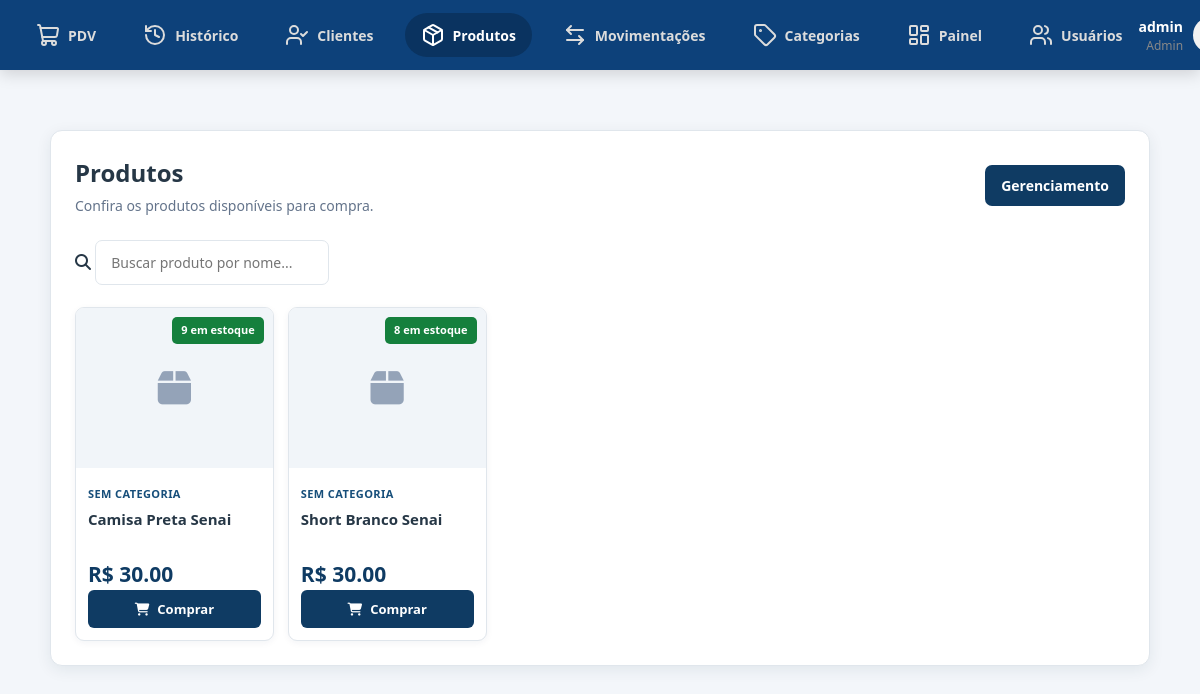
/produtos/ (signed in), run on an earlier commit of the app's database.
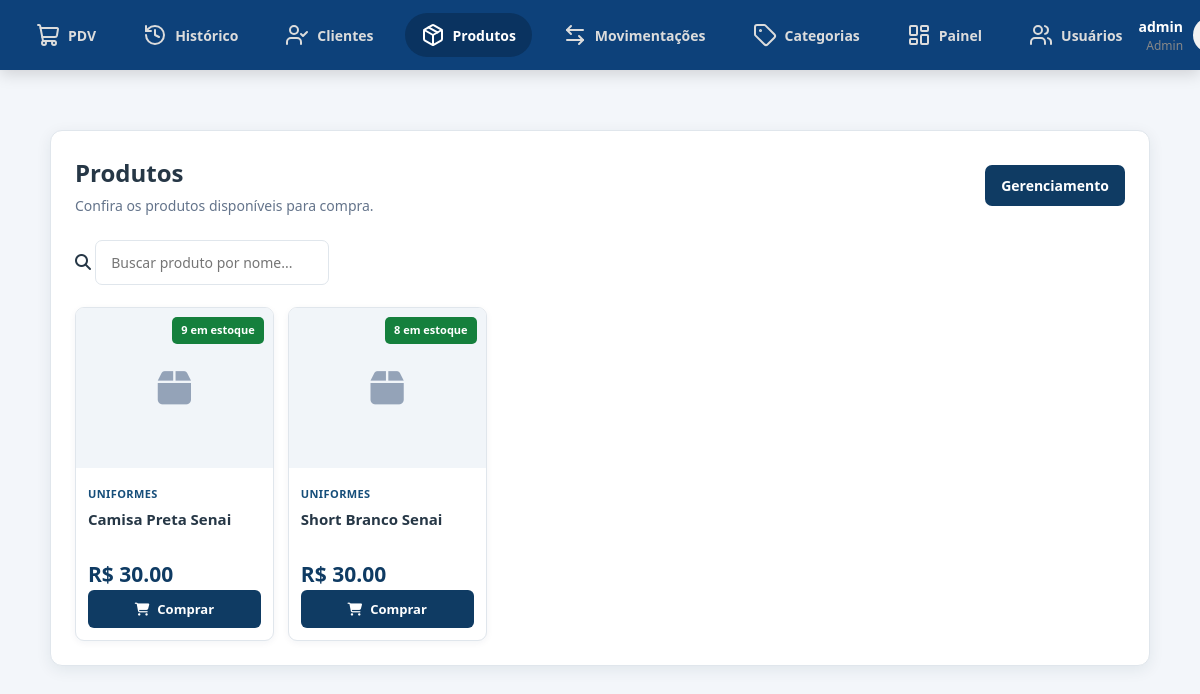
And on a later commit of the database.
### app/models/produto.py (models this page shows, shortened)
class Produto(Base):
    __tablename__ = "produtos"
    id = Column(Integer, primary_key=True, autoincrement=True, index=True)
    nome = Column(String(150), nullable=False, index=True)
    preco = Column(Float, nullable=False, default=0.0)
    estoque_atual = Column(Integer, nullable=False, default=0)
    ativo = Column(Boolean, default=True)
    imagem_path = Column(String(255), nullable=True)
    categoria_id = Column(Integer, ForeignKey("categorias.id", ondelete="SET NULL"), nullable=True )
    categoria = relationship("Categoria", back_populates="produtos")

### app/models/categoria.py (models this page shows)
class Categoria(Base):
    __tablename__ = "categorias"
    id = Column(Integer, primary_key=True, autoincrement=True, index=True)
    nome = Column(String(100), nullable=False, unique=True)
    ativo = Column(Boolean, default=True)
    produtos = relationship("Produto", back_populates="categoria", lazy="select")

### app/controllers/produto_controller.py (the view)
@router.get("/")
def listar_produtos(
    request: Request,
    busca: str = "",
    categoria_id: int = 0,       # 0 = todas as categorias
    db: Session = Depends(get_db),
    usuario = Depends(get_usuario_logado)
):
    query = db.query(Produto).filter(Produto.ativo == True)
    if busca:
        query = query.filter(Produto.nome.ilike(f"%{busca}%"))
    if categoria_id:
        query = query.filter(Produto.categoria_id == categoria_id)
    produtos    = query.order_by(Produto.nome).all()
    categorias  = db.query(Categoria).filter(Categoria.ativo == True).all()
    return templates.TemplateResponse(
        request,
        "produtos/index.html",
        {
            "request":      request,
            "usuario":      usuario,
            "produtos":     produtos,
            "categorias":   categorias,
            "busca":        busca,
            "categoria_id": categoria_id,
        }
    )

### app/templates/produtos/index.html (shortened to what this page needs)
{% extends "base.html" %}
{% block extra_css %}
<link rel="stylesheet" href="/static/produtos-css/index.css">
<link
    rel="stylesheet"
    href="https://cdnjs.cloudflare.com/ajax/libs/font-awesome/6.5.1/css/all.min.css"
>
{% endblock %}
{% block content %}
<main class="pagina-produtos">
    <section class="pagina-header">
        <div>
            <h2>Produtos</h2>
            <p>Confira os produtos disponíveis para compra.</p>
        </div>
        <a
            href="/produtos/form"
            class="btn-administracao"
        >
            Gerenciamento
        </a>
    </section>
    <div class="busca-container">
        <i class="fa-solid fa-magnifying-glass"></i>
        <input
            type="text"
            id="buscarProduto"
            placeholder="Buscar produto por nome..."
            aria-label="Buscar produto por nome"
        >
    </div>
    <section class="produtos-grid">
        {% for produto in produtos %}
        <article class="produto-card">
            <div class="produto-imagem">
                {% if produto.imagem_path %}
                <img
                    src="/static/{{ produto.imagem_path }}"
                    alt="{{ produto.nome }}"
                    onerror="
                        this.style.display='none';
                        this.nextElementSibling.style.display='flex';
                    "
                >
                <div
                    class="imagem-sem-produto"
                    style="display: none;"
                    aria-hidden="true"
                >
                    <i class="fa-solid fa-box"></i>
                </div>
                {% else %}
                <div class="imagem-sem-produto">
                    <i class="fa-solid fa-box"></i>
                </div>
                {% endif %}
                <span class="estoque-tag">
                    {% if produto.estoque_atual > 0 %}
                        {{ produto.estoque_atual }} em estoque
                    {% else %}
                        Sem estoque
                    {% endif %}
                </span>
            </div>
            <div class="produto-conteudo">
                <span class="produto-categoria">
                    {% if produto.categoria %}
                        {{ produto.categoria.nome }}
                    {% else %}
                        Sem categoria
                    {% endif %}
                </span>
                <h3 class="produto-nome">
                    {{ produto.nome }}
                </h3>
                <strong class="preco">
                    R$ {{ "%.2f"|format(produto.preco) }}
                </strong>
                <button
                    type="button"
                    class="btn-adicionar"
                    data-id="{{ produto.id }}"
                    data-nome="{{ produto.nome }}"
                    data-preco="{{ produto.preco }}"
                    data-estoque="{{ produto.estoque_atual }}"
                >
                    {% if produto.estoque_atual > 0 %}
                        <i class="fa-solid fa-cart-shopping"></i>
                        Comprar
                    {% else %}
                        Indisponível
                    {% endif %}
                </button>
            </div>
        </article>
        {% endfor %}
    </section>
</main>
{% endblock %}

What changed in the data, as far as the page shows it:
changed Produto "Camisa Preta Senai": categoria.nome (not shown) → "UNIFORMES"; no longer shows "SEM CATEGORIA"
changed Produto "Short Branco Senai": categoria.nome (not shown) → "UNIFORMES"; no longer shows "SEM CATEGORIA"
